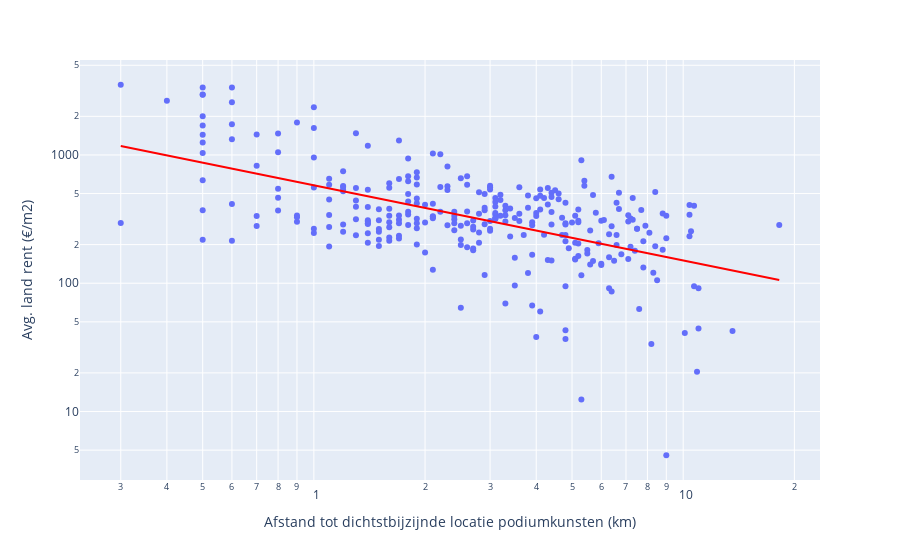

Write notebook code for a chart like this one.
### Code cell
influence(mra, 1111, 'AFS_WARENH')
plot_relation(mra, 'AFS_PODIUM')


factors = {}

for factor in m:
    factors[data_labels.get(factor, factor)] = influence_two(mra, factor)

# factors gives the same result as the coefficients and is therefore not needed

### Figure 1 — Plotly figure (JSON) as saved in the notebook; plotly's stock layout.template omitted (floating-point values rounded to 4 significant figures; data arrays with more than 128 entries replaced by an {"elided": "..."} marker saying what was removed)
{"data": [{"hovertemplate": "Afstand tot dichtstbijzijnde locatie podiumkunsten (km)=%{x}<br>Avg. land rent (€/m2)=%{y}<extra></extra>", "legendgroup": "", "marker": {"color": "#636efa", "symbol": "circle"}, "mode": "markers", "name": "", "orientation": "v", "showlegend": false, "type": "scatter", "x": {"elided": "298 float values"}, "xaxis": "x", "y": {"elided": "298 float values"}, "yaxis": "y"}, {"hovertemplate": "<b>OLS trendline</b><br>log10(p_m2_FE) = -0.585884 * log10(AFS_PODIUM) + 2.76342<br>R<sup>2</sup>=0.318450<br><br>Afstand tot dichtstbijzijnde locatie podiumkunsten (km)=%{x}<br>Avg. land rent (€/m2)=%{y} <b>(trend)</b><extra></extra>", "legendgroup": "", "line": {"color": "red"}, "marker": {"color": "#636efa", "symbol": "circle"}, "mode": "lines", "name": "", "showlegend": false, "type": "scatter", "x": {"elided": "298 float values"}, "xaxis": "x", "y": {"elided": "298 float values"}, "yaxis": "y"}], "layout": {"legend": {"tracegroupgap": 0}, "margin": {"t": 60}, "xaxis": {"anchor": "y", "domain": [0, 1], "title": {"text": "Afstand tot dichtstbijzijnde locatie podiumkunsten (km)"}, "type": "log"}, "yaxis": {"anchor": "x", "domain": [0, 1], "title": {"text": "Avg. land rent (€/m2)"}, "type": "log"}}}
